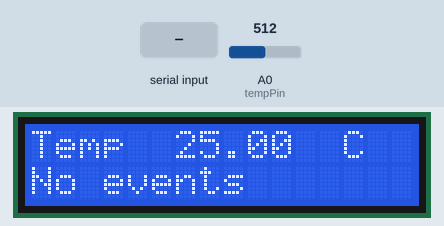
Simulated run of this sketch. Board: Arduino Uno, built with avr-gcc and run on an emulated ATmega328P. Shown: 16×2 character LCD. Inputs (shaded band) come from the test bench; at power-on: A0 (tempPin) = 512.

Above: at 1.2 s.
1.3 s: "1\n" received over Serial
At 2.4 s:
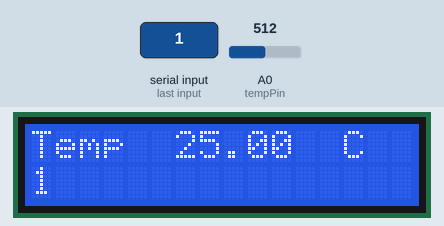
3.0 s: A0 (tempPin) set to 716
At 3.9 s:
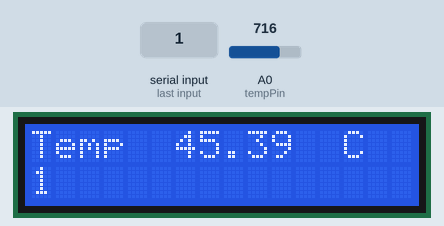
4.5 s: byte 10 ('\n') received over Serial
At 5.7 s:
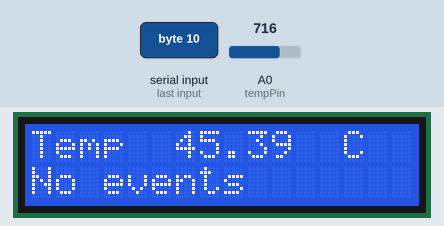
6.1 s: "0\n" received over Serial
At 6.4 s:
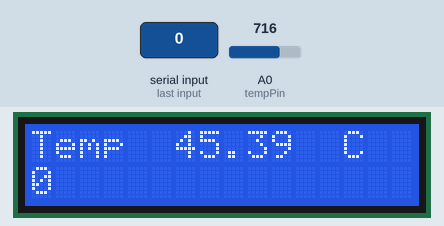
7.6 s: A0 (tempPin) set to 900
At 8.0 s:
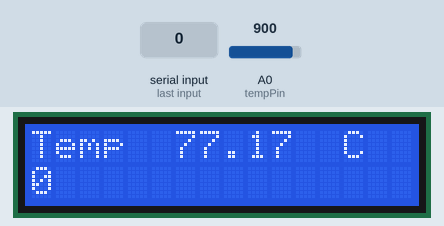
9.1 s: A0 (tempPin) set to 1023
At 9.5 s:
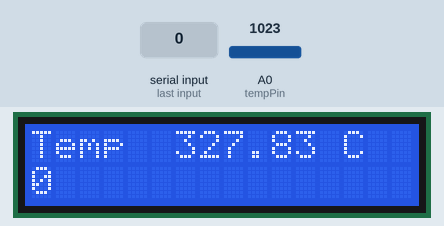
Timing chart, 0 to 11.6 s (numbered marks = the images above; inputs shaded):
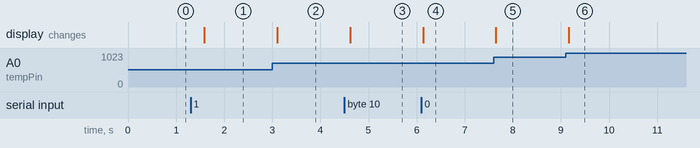

Measured:
- after the input at 1.3 s, the display: changes after 0.29 s (image 1)
- after the input at 3.0 s, the display: changes after 0.10 s (image 2)
- after the input at 4.5 s, the display: changes after 0.12 s (image 3)
- after the input at 6.1 s, the display: changes at once (image 4)
- after the input at 7.6 s, the display: changes after 0.05 s (image 5)
- after the input at 9.1 s, the display: changes after 0.06 s (image 6)

The sketch:

screen.ino
```cpp
// include the library code:
#include <LiquidCrystal.h>
#include <ArduinoJson.h>

#define tempPin 0
#define motionPin 2

// initialize the library with the numbers of the interface pins
LiquidCrystal lcd(7, 8, 9, 10, 11, 12);

const String DEFAULT_MESSAGE = "No events";
String lastMessage = "";
String inData;

void setup()
{
  Serial.begin(115200);

  pinMode(tempPin, INPUT);
  pinMode(motionPin, INPUT);

  lcd.begin(16, 2);
  lcd.setCursor(0, 1);
  lcd.print(DEFAULT_MESSAGE);
}

void sendDeviceType(String type)
{
  DynamicJsonDocument doc(15);
  doc["type"] = type;
  String json;
  serializeJson(doc, json);
  Serial.println(json);
}

void printFromSerial()
{
  while (Serial.available() > 0)
  {
    delay(3);
    char recieved = Serial.read();
    inData += recieved;

    // Process message when new line character is recieved
    if (recieved == '\n')
    {
      inData.trim();

      if (inData == "GET_TYPE") {
        sendDeviceType("SCREEN");
        inData = "";
        return;
      }

      if (inData == "")
      {
        inData = DEFAULT_MESSAGE;
      }
      if (lastMessage != inData)
      {
        lastMessage = inData;
        lcd.setCursor(0, 1);
        lcd.print(inData);
        lcd.print("                 ");
      }
      inData = "";
    }
  }
}

void setTemperature()
{
  int tempReading = analogRead(tempPin);
  // This is OK
  double tempK = log(10000.0 * ((1024.0 / tempReading - 1)));
  tempK = 1 / (0.001129148 + (0.000234125 + (0.0000000876741 * tempK * tempK)) * tempK); //  Temp Kelvin
  float tempC = tempK - 273.15;                                                          // Convert Kelvin to Celcius
  lcd.setCursor(0, 0);
  lcd.print("Temp         C  ");
  lcd.setCursor(6, 0);
  lcd.print(tempC);
  delay(500);
}

void motionSensor()
{
  int motion = digitalRead(motionPin);
  Serial.println(motion);
  String text = "No movement";

  if (motion == 1)
  {
    text = "Motion detected";
  }

  lcd.setCursor(0, 1);
  if (lastMessage != text)
  {
    lcd.print(text);
    lcd.print("      ");
    lastMessage = text;
  }
}

void loop()
{
  printFromSerial();
  setTemperature();
}
```
